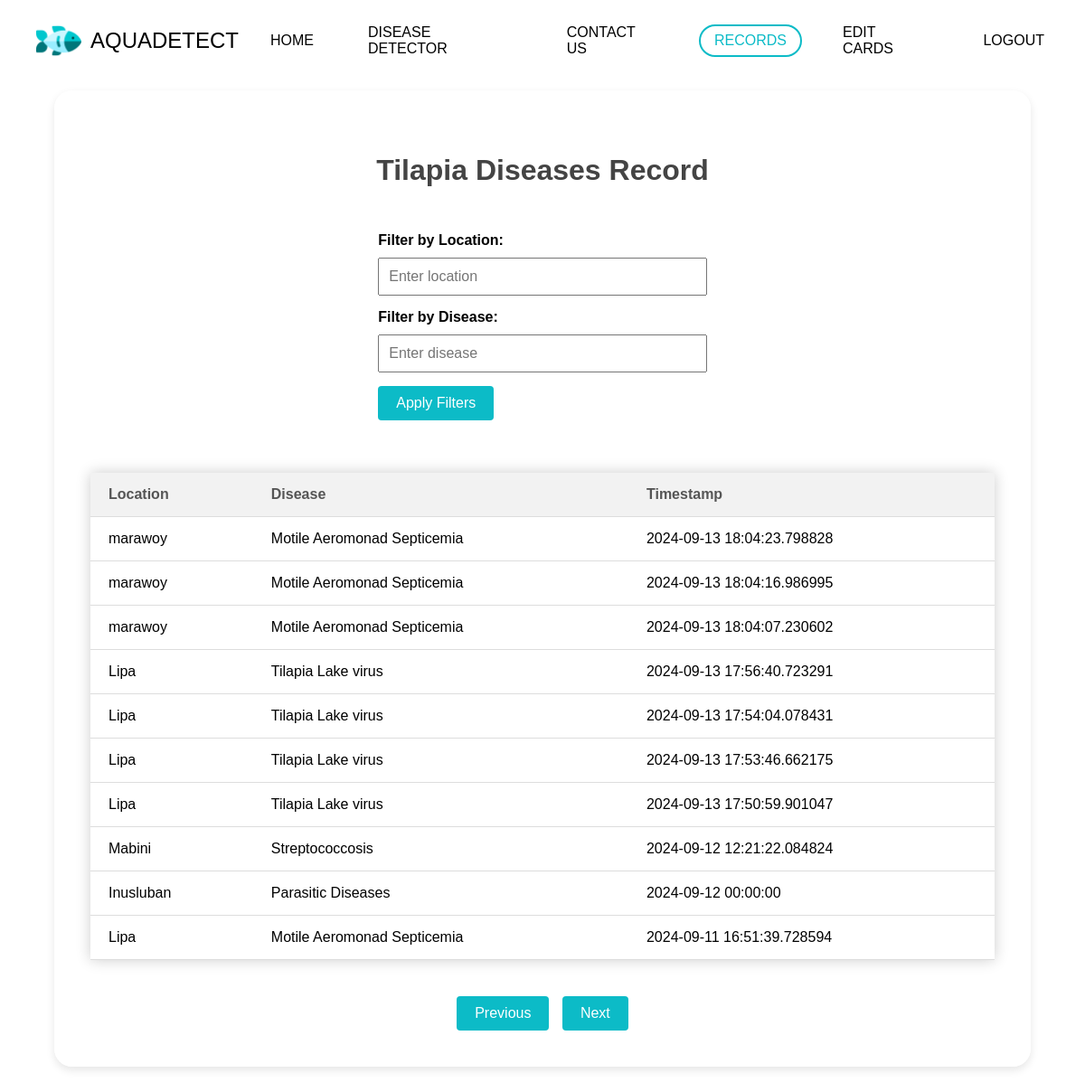
Page /test?location=&disease=&page=3 (signed in) on the committed database.
### app.py (models this page shows)
class LocationInfo(db.Model):
    id = db.Column(db.Integer, primary_key=True)
    location = db.Column(db.String(120), nullable=False)
    disease = db.Column(db.String(120), nullable=False)
    timestamp = db.Column(db.DateTime, default=datetime.datetime.utcnow)

### app.py (the view)
@app.route("/test")
def test():
    if 'logged_in' not in session or not session['logged_in']:
        flash('Please log in to access this page.', 'danger')
        return redirect(url_for('login'))
    filter_location = request.args.get('location', '')
    filter_disease = request.args.get('disease', '')
    page = request.args.get('page', 1, type=int)
    per_page = 10  # Number of records per page
    offset = (page - 1) * per_page
    query = db.session.query(LocationInfo)
    if filter_location:
        query = query.filter(LocationInfo.location.ilike(f"%{filter_location}%"))
    if filter_disease:
        query = query.filter(LocationInfo.disease.ilike(f"%{filter_disease}%"))
    query = query.order_by(LocationInfo.timestamp.desc())
    total = query.count()
    location_info_records = query.offset(offset).limit(per_page).all()
    base_url = url_for('test', location=filter_location, disease=filter_disease)
    prev_url = url_for('test', location=filter_location, disease=filter_disease, page=page-1) if page > 1 else None
    next_url = url_for('test', location=filter_location, disease=filter_disease, page=page+1) if (page * per_page) < total else None
    return render_template('test.html',
                           location_info_records=location_info_records,
                           filter_location=filter_location,
                           filter_disease=filter_disease,
                           prev_url=prev_url,
                           next_url=next_url)

### templates/test.html (shortened to what this page needs)
<!DOCTYPE html>
<html lang="en">
<head>
</head>
<body>
    {% extends "nav.html" %}
    {% block content %}
    <div class="page-container">
        <h1>Tilapia Diseases Record</h1>
        <div class="filter-form">
            <form method="get" action="{{ url_for('test') }}">
                <label for="location">Filter by Location:</label>
                <input type="text" id="location" name="location" value="{{ filter_location }}" placeholder="Enter location">
                <label for="disease">Filter by Disease:</label>
                <input type="text" id="disease" name="disease" value="{{ filter_disease }}" placeholder="Enter disease">
                <button type="submit">Apply Filters</button>
            </form>
        </div>
        <br>
        <table>
            <thead>
                <tr>
                    <th>Location</th>
                    <th>Disease</th>
                    <th>Timestamp</th>
                </tr>
            </thead>
            <tbody>
                {% for record in location_info_records %}
                <tr>
                    <td>{{ record.location }}</td>
                    <td>{{ record.disease }}</td>
                    <td>{{ record.timestamp }}</td>
                </tr>
                {% endfor %}
            </tbody>
        </table>
        <div class="pagination">
            {% if prev_url %}
            <a href="{{ prev_url }}" class="prev">Previous</a>
            {% endif %}
            {% if next_url %}
            <a href="{{ next_url }}" class="next">Next</a>
            {% endif %}
        </div>
    </div>
    {% endblock %}

### templates/nav.html (style rules this page uses)
* { text-decoration: none; font-family: 'Plus Jakarta Sans', Helvetica, sans-serif; box-sizing: border-box; margin: 0; padding: 0; }
body { margin: 0; padding: 0; }

### rows in the picture
LocationInfo: location "marawoy", disease "Motile Aeromonad Septicemia", timestamp "2024-09-13 18:04:23.798828"
LocationInfo: location "marawoy", disease "Motile Aeromonad Septicemia", timestamp "2024-09-13 18:04:16.986995"
LocationInfo: location "marawoy", disease "Motile Aeromonad Septicemia", timestamp "2024-09-13 18:04:07.230602"
LocationInfo: location "Lipa", disease "Tilapia Lake virus", timestamp "2024-09-13 17:56:40.723291"
LocationInfo: location "Lipa", disease "Tilapia Lake virus", timestamp "2024-09-13 17:54:04.078431"
LocationInfo: location "Lipa", disease "Tilapia Lake virus", timestamp "2024-09-13 17:53:46.662175"
LocationInfo: location "Lipa", disease "Tilapia Lake virus", timestamp "2024-09-13 17:50:59.901047"
LocationInfo: location "Mabini", disease "Streptococcosis", timestamp "2024-09-12 12:21:22.084824"
LocationInfo: location "Inusluban", disease "Parasitic Diseases", timestamp "2024-09-12 00:00:00"
LocationInfo: location "Lipa", disease "Motile Aeromonad Septicemia", timestamp "2024-09-11 16:51:39.728594"
